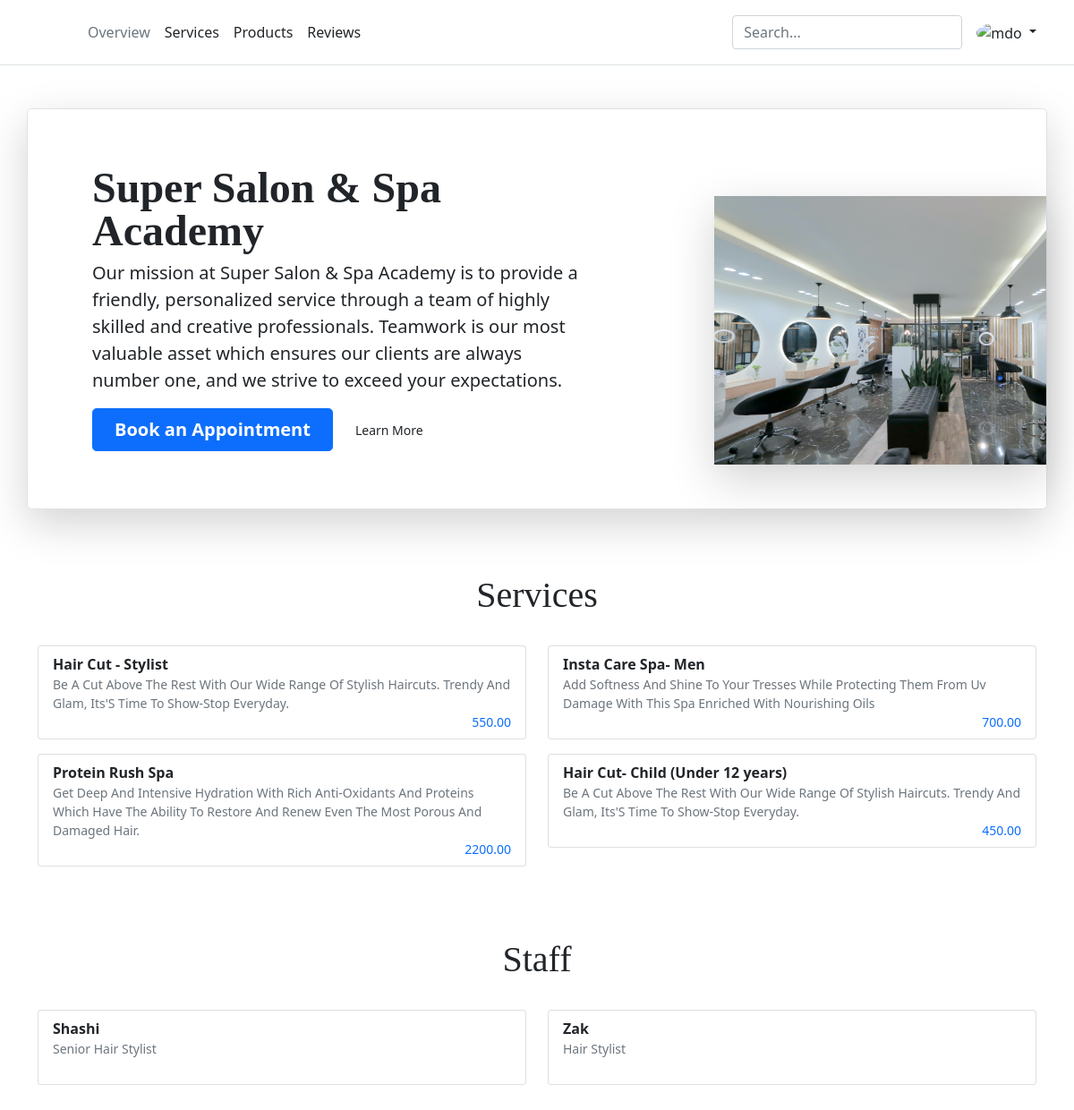
Page /business-detail/1 (signed in) on the committed database.
### curl_admin/models.py (models this page shows, shortened)
class Business(models.Model):
    b_id = models.AutoField(primary_key=True)
    profile_img = models.ImageField(default = 'business_profile_pics/salon.jpeg',upload_to = 'business_profile_pics')
    b_name = models.CharField(max_length=50)
    b_email = models.EmailField(max_length = 254, unique=True, null=True)
    b_contact = models.BigIntegerField(unique=True)
    b_address = models.TextField(null=True)
    services = models.ManyToManyField(Services)
    employee = models.ManyToManyField(Employee)
    b_hours = models.ManyToManyField(BusinessHours)
    user = models.ForeignKey(MyUser,default=1, on_delete=models.CASCADE)

class Services(models.Model):
    serv_id = models.BigAutoField(primary_key=True)
    serv_name = models.CharField(max_length=150,null=False)
    serv_price = models.DecimalField(max_digits=6, decimal_places=2)
    gender = models.CharField(max_length=50,default='Male', choices=GENDER_SERVICE_CHOICES)
    serv_desc = models.TextField()
    user = models.ForeignKey(MyUser, on_delete=models.CASCADE)

class Employee(models.Model):
    emp_id = models.BigAutoField(primary_key=True)
    profile_pic = models.ImageField(null=True, blank=True,default = 'emp_profile_pics/employee.png',upload_to = 'emp_profile_pics')
    emp_name = models.CharField(max_length=50)
    emp_gender = models.CharField(max_length=20,choices=GENDER_CHOICES)
    emp_contact = models.BigIntegerField(unique=True, null=False)
    role = models.CharField(max_length=50)
    emp_dob = models.DateField(null=False)
    emp_doj = models.DateField(null=False)
    emp_salary = models.FloatField()
    dept = models.ForeignKey(EmpDept,null=True, on_delete=models.CASCADE)
    user = models.ForeignKey(MyUser,default=1, on_delete=models.CASCADE)

### curls/views.py (the view)
# urls.py: path('business-detail/<int:b_id>',business_detail, name= 'business-detail'),
def business_detail(req,b_id):
    business = Business.objects.get(b_id = b_id)
    context = {'business': business}
    return render(req,'curls/businessDetail.html',context)

### templates/curls/businessDetail.html (shortened to what this page needs)
<!DOCTYPE html>
<html lang="en">
<head>
    {% load static %}
    {% load crispy_forms_tags %}
    <link href="{% static 'vendor/fontawesome-free/css/all.min.css' %}" rel="stylesheet" type="text/css">
    <link href="https://cdn.jsdelivr.net/npm/bootstrap@5.0.2/dist/css/bootstrap.min.css" rel="stylesheet"
>
    <link href="{% static 'css/userpage.css' %}" rel="stylesheet">
</head>
<body>
    <header class="p-3 mb-3 border-bottom">
        <div class="container">
            <div class="d-flex flex-wrap align-items-center justify-content-center justify-content-lg-start">
                <a href="/" class="d-flex align-items-center mb-2 mb-lg-0 text-dark text-decoration-none">
                    <svg class="bi me-2" width="40" height="32" role="img" aria-label="Bootstrap">
                        <use xlink:href="#bootstrap" />
                    </svg>
                </a>
                <ul class="nav col-12 col-lg-auto me-lg-auto mb-2 justify-content-center mb-md-0">
                    {% if user.is_authenticated %}
                    <li><a href="#" class="nav-link px-2 link-secondary">Overview</a></li>
                    <li><a href="#" class="nav-link px-2 link-dark">Services</a></li>
                    <li><a href="#" class="nav-link px-2 link-dark">Products</a></li>
                    <li><a href="#" class="nav-link px-2 link-dark">Reviews</a></li>
                    {% endif %}
                </ul>
                <form class="col-12 col-lg-auto mb-3 mb-lg-0 me-lg-3">
                    <input type="search" class="form-control" placeholder="Search..." aria-label="Search">
                </form>
                {% if user.is_authenticated %}
                <div class="dropdown text-end">
                    <a href="#" class="d-block link-dark text-decoration-none dropdown-toggle" id="dropdownUser1"
                        data-bs-toggle="dropdown" aria-expanded="false">
                        <img src="https://github.com/mdo.png" alt="mdo" width="32" height="32" class="rounded-circle">
                    </a>
                </div>
                {% endif %}
            </div>
        </div>
    </header>
    <div class="container my-5">
        <div class="row p-4 pb-0 pe-lg-0 pt-lg-5 align-items-center rounded-3 border shadow-lg">
            <div class="col-lg-7 p-3 p-lg-5 pt-lg-3">
                <h1 class="display-4 fw-bold lh-1">{{business.b_name}}</h1>
                <p class="lead">Our mission at {{business.b_name}} is to provide a friendly, personalized service through a team of highly skilled and creative professionals. Teamwork is our most valuable asset which ensures our clients are always number one, and we strive to exceed your expectations.</p>
                <div class="d-grid gap-2 d-md-flex justify-content-md-start mb-4 mb-lg-3">
                    <a href="/book-appointment/{{business.b_id}}" class="btn btn-primary btn-lg px-4 me-md-2 fw-bold">Book an Appointment</a>
                    <button type="button" class="btn  btn-sm ">Learn More</button>
                </div>
            </div>
            <div class="col-lg-4 offset-lg-1 p-0 overflow-hidden shadow-lg">
                <img class="rounded-lg-3" src="{{business.profile_img.url}}" alt="" width="540" height="300">
            </div>
        </div>
    </div>
    <div class="container my-5">
        <h1 class="text-center py-4 pb-3">Services</h1>
        <div class="row">
            {% for s in business.services.all %}
                <div class="col-md-6 col-12 my-2">
                    <div class="list-group">
                    <label class="list-group-item fw-bold">
                        {{s.serv_name}}
                        <span class="d-block small fw-lighter opacity-50 text-secondary">{{s.serv_desc}}</span>
                        <span class="float-end small fw-lighter text-primary"><i class="fas fa-rupee-sign text-dark"></i>{{s.serv_price}}</span>
                    </label>
                    </div>
                </div>
            {% endfor %}
        </div>
    </div>
    <div class="container my-5">
        <h1 class="text-center py-4 pb-3">Staff</h1>
        <div class="row">
            {% for s in business.employee.all %}
                <div class="col-md-6 col-12 my-2">
                    <div class="list-group">
                    <label class="list-group-item fw-bold">
                        {{s.emp_name}}
                        <span class="d-block small fw-lighter opacity-50 text-secondary">{{s.role}}</span>
                        <span class="float-end small fw-lighter text-primary">
                            <i class="fas fa-star text-dark"></i>
                            <i class="fas fa-star text-dark"></i>
                            <i class="fas fa-star text-dark"></i>
                            <i class="fas fa-star text-dark"></i>
                            <i class="fas fa-star-half-alt text-dark"></i>
                        </span>
                    </label>
                    </div>
                </div>
            {% endfor %}
        </div>
    </div>
</body>
</html>

### static/css/userpage.css (style rules this page uses)
h1, h2, h3, h4, h5, h6 { font-family: "Playfair Display", Georgia, "Times New Roman", serif; }
.display-4 { font-size: 2.5rem; }
@media (min-width: 768px) { .display-4 { font-size: 3rem; } }

### rows in the picture
Business: b_name "Super Salon & Spa Academy", profile_img (picture)
Services: serv_name "Hair Cut - Stylist", serv_desc "Be A Cut Above The Rest With Our Wide Range Of Stylish Haircuts. Trendy And Glam, Its'S Time To Show-Stop Everyday.", serv_price "550.00"
Services: serv_name "Insta Care Spa- Men", serv_desc "Add Softness And Shine To Your Tresses While Protecting Them From Uv Damage With This Spa Enriched With Nourishing Oils", serv_price "700.00"
Services: serv_name "Protein Rush Spa", serv_desc "Get Deep And Intensive Hydration With Rich Anti-Oxidants And Proteins Which Have The Ability To Restore And Renew Even The Most Porous And Damaged Hair.", serv_price "2200.00"
Services: serv_name "Hair Cut- Child (Under 12 years)", serv_desc "Be A Cut Above The Rest With Our Wide Range Of Stylish Haircuts. Trendy And Glam, Its'S Time To Show-Stop Everyday.", serv_price "450.00"
Employee: emp_name "Shashi", role "Senior Hair Stylist"
Employee: emp_name "Zak", role "Hair Stylist"
